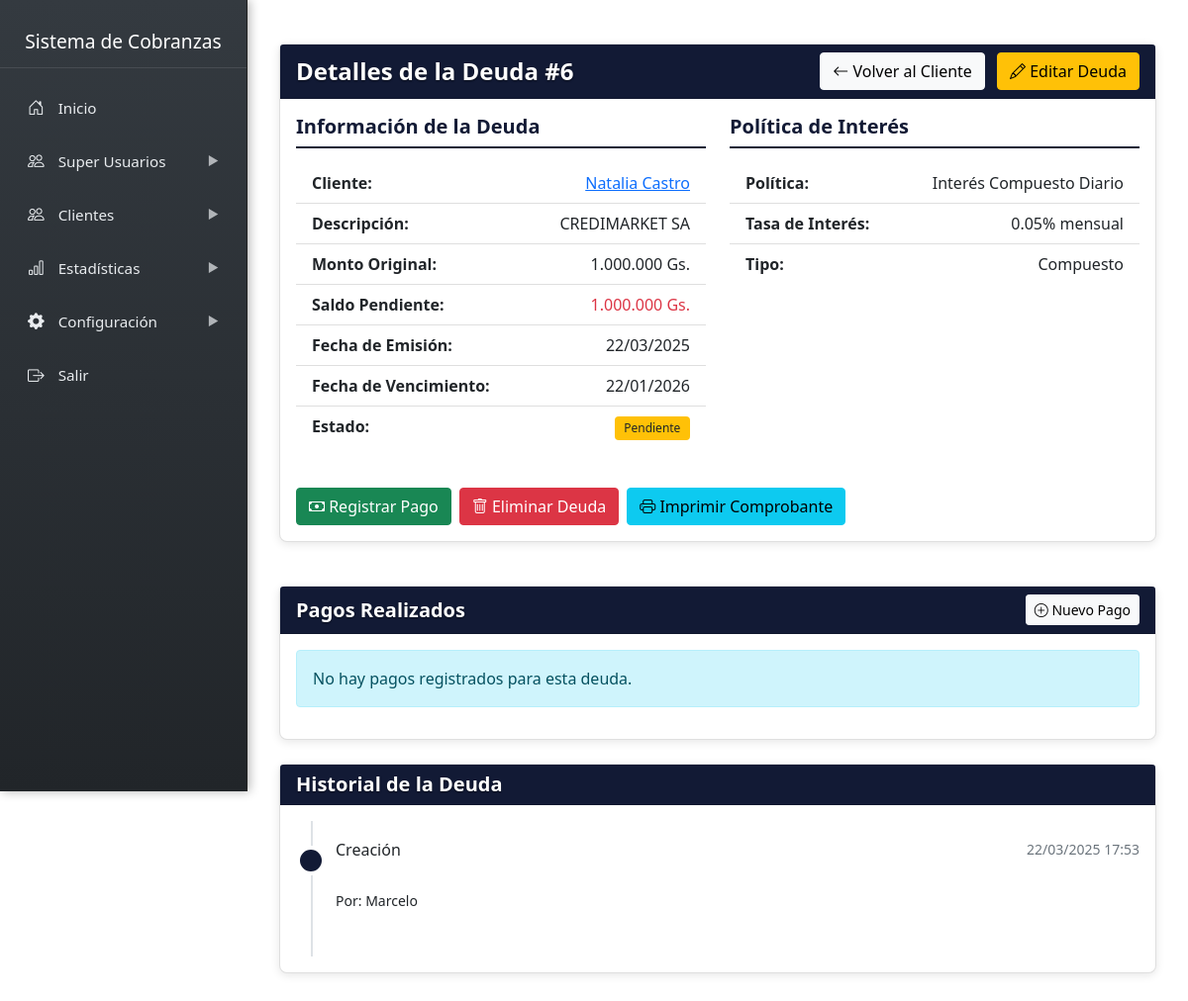
Page /gestor/sidebar/clientes/deudas/ver_deuda.php?id=6 on the committed database.
### tables this page shows
CREATE TABLE `deudas` (
  `id` int NOT NULL,
  `cliente_id` int NOT NULL,
  `politica_interes_id` int NOT NULL,
  `notas` text,
  `monto` decimal(12,2) NOT NULL,
  `cuotas` int NOT NULL DEFAULT '1',
  `fecha_emision` date NOT NULL,
  `saldo_pendiente` decimal(12,2) NOT NULL,
  `interes_acumulado` decimal(12,2) DEFAULT '0.00',
  `ultima_actualizacion_interes` date DEFAULT NULL,
  `descripcion` text,
  `fecha_vencimiento` date NOT NULL,
  `estado` enum('pendiente','pagado','vencido','cancelado') DEFAULT 'pendiente',
  `created_at` timestamp NULL DEFAULT CURRENT_TIMESTAMP,
  `monto_cuota` decimal(12,2) GENERATED ALWAYS AS ((`monto` / `cuotas`)) STORED
);

CREATE TABLE `clientes` (
  `id` int NOT NULL,
  `nombre` varchar(200) NOT NULL,
  `identificacion` varchar(20) DEFAULT NULL,
  `direccion` text,
  `ubicacion_link` text,
  `telefono` varchar(20) DEFAULT NULL,
  `email` varchar(100) DEFAULT NULL,
  `created_at` timestamp NULL DEFAULT CURRENT_TIMESTAMP,
  `imagen` varchar(255) NOT NULL DEFAULT 'default.png',
  `password` varchar(255) DEFAULT NULL
);

CREATE TABLE `politicas_interes` (
  `id` int NOT NULL,
  `nombre` varchar(100) NOT NULL,
  `tipo` enum('simple','compuesto','escalonado') NOT NULL,
  `periodo` enum('diario','mensual','anual') NOT NULL DEFAULT 'mensual',
  `tasa` decimal(5,2) NOT NULL,
  `tasa_escalonada_json` json DEFAULT NULL,
  `penalizacion_fija` decimal(12,2) DEFAULT NULL,
  `dias_penalizacion` int DEFAULT NULL,
  `fecha_inicio` date NOT NULL,
  `fecha_fin` date DEFAULT NULL,
  `activa` tinyint(1) DEFAULT '1',
  `created_at` timestamp NULL DEFAULT CURRENT_TIMESTAMP
);

CREATE TABLE `historial_deudas` (
  `id` int NOT NULL,
  `deuda_id` int NOT NULL,
  `usuario_id` int NOT NULL,
  `accion` varchar(50) NOT NULL,
  `detalle` text,
  `created_at` timestamp NULL DEFAULT CURRENT_TIMESTAMP
);

CREATE TABLE `usuarios` (
  `id` int NOT NULL,
  `rol_id` int NOT NULL,
  `nombre` varchar(100) NOT NULL,
  `email` varchar(100) NOT NULL,
  `password` varchar(255) NOT NULL,
  `activo` tinyint(1) DEFAULT '1',
  `created_at` timestamp NULL DEFAULT CURRENT_TIMESTAMP,
  `imagen` varchar(255) NOT NULL DEFAULT 'default.png',
  `last_activity` datetime DEFAULT CURRENT_TIMESTAMP
);

### gestor/sidebar/clientes/deudas/ver_deuda.php (the view, shortened to what this page needs)
<?php include '../../../../admin/include/sidebar.php'; ?>
<?php
require_once '../../cnx.php';
$deuda_id = $_GET['id'];
$query = "SELECT d.*, c.nombre as cliente_nombre, c.id as cliente_id,
          p.nombre as politica_nombre, p.tasa, p.tipo as politica_tipo
          FROM deudas d
          JOIN clientes c ON d.cliente_id = c.id
          JOIN politicas_interes p ON d.politica_interes_id = p.id
          WHERE d.id = ?";
$stmt = $conn->prepare($query);
$stmt->bind_param("i", $deuda_id);
$stmt->execute();
$result = $stmt->get_result();
$deuda = $result->fetch_assoc();
$query_pagos = "SELECT * FROM pagos WHERE deuda_id = ? ORDER BY fecha_pago DESC";
$stmt_pagos = $conn->prepare($query_pagos);
$stmt_pagos->bind_param("i", $deuda_id);
$stmt_pagos->execute();
$result_pagos = $stmt_pagos->get_result();
$query_historial = "SELECT h.*, u.nombre as usuario_nombre
                   FROM historial_deudas h
                   LEFT JOIN usuarios u ON h.usuario_id = u.id
                   WHERE h.deuda_id = ?
                   ORDER BY h.created_at DESC";
$stmt_historial = $conn->prepare($query_historial);
$stmt_historial->bind_param("i", $deuda_id);
$stmt_historial->execute();
$result_historial = $stmt_historial->get_result();
function formatMoney($amount) {
    return number_format($amount, 0, ',', '.') . ' Gs.';
}
?>
<div class="content-wrapper">
    <div class="container mt-4">
        <div class="row">
            <div class="col-md-12 mb-4">
                <div class="card">
                    <div class="card-header bg-custom text-white d-flex justify-content-between align-items-center">
                        <h4 class="mb-0">Detalles de la Deuda #<?php echo $deuda_id; ?></h4>
                        <div>
                            <a href="../cliente_datos.php?id=<?php echo $deuda['cliente_id']; ?>" class="btn btn-light me-2">
                                <i class="bi bi-arrow-left"></i> Volver al Cliente
                            </a>
                            <a href="editar_deuda.php?id=<?php echo $deuda_id; ?>" class="btn btn-warning">
                                <i class="bi bi-pencil"></i> Editar Deuda
                            </a>
                        </div>
                    </div>
                    <div class="card-body">
                        <div class="row">
                            <div class="col-md-6">
                                <h5 class="info-section-title">Información de la Deuda</h5>
                                <ul class="list-group mb-4">
                                    <li class="list-group-item d-flex justify-content-between">
                                        <strong>Cliente:</strong>
                                        <a href="../cliente_datos.php?id=<?php echo $deuda['cliente_id']; ?>">
                                            <?php echo htmlspecialchars($deuda['cliente_nombre']); ?>
                                        </a>
                                    </li>
                                    <li class="list-group-item d-flex justify-content-between">
                                        <strong>Descripción:</strong>
                                        <span><?php echo htmlspecialchars($deuda['descripcion']); ?></span>
                                    </li>
                                    <li class="list-group-item d-flex justify-content-between">
                                        <strong>Monto Original:</strong>
                                        <span><?php echo formatMoney($deuda['monto']); ?></span>
                                    </li>
                                    <li class="list-group-item d-flex justify-content-between">
                                        <strong>Saldo Pendiente:</strong>
                                        <span class="<?php echo ($deuda['estado'] == 'pagado') ? 'text-success' : 'text-danger'; ?>">
                                            <?php echo formatMoney($deuda['saldo_pendiente']); ?>
                                        </span>
                                    </li>
                                    <li class="list-group-item d-flex justify-content-between">
                                        <strong>Fecha de Emisión:</strong>
                                        <span><?php echo date('d/m/Y', strtotime($deuda['fecha_emision'])); ?></span>
                                    </li>
                                    <li class="list-group-item d-flex justify-content-between">
                                        <strong>Fecha de Vencimiento:</strong>
                                        <span><?php echo date('d/m/Y', strtotime($deuda['fecha_vencimiento'])); ?></span>
                                    </li>
                                    <li class="list-group-item d-flex justify-content-between">
                                        <strong>Estado:</strong>
                                        <span>
                                            <?php if($deuda['estado'] == 'pendiente'): ?>
                                                <span class="badge bg-warning text-dark">Pendiente</span>
                                            <?php elseif($deuda['estado'] == 'pagado'): ?>
                                                <span class="badge bg-success">Pagado</span>
                                            <?php elseif($deuda['estado'] == 'vencido'): ?>
                                                <span class="badge bg-danger">Vencido</span>
                                            <?php endif; ?>
                                        </span>
                                    </li>
                                </ul>
                            </div>
                            <div class="col-md-6">
                                <h5 class="info-section-title">Política de Interés</h5>
                                <ul class="list-group mb-4">
                                    <li class="list-group-item d-flex justify-content-between">
                                        <strong>Política:</strong>
                                        <span><?php echo htmlspecialchars($deuda['politica_nombre']); ?></span>
                                    </li>
                                    <li class="list-group-item d-flex justify-content-between">
                                        <strong>Tasa de Interés:</strong>
                                        <span><?php echo $deuda['tasa']; ?>% mensual</span>
                                    </li>
                                    <li class="list-group-item d-flex justify-content-between">
                                        <strong>Tipo:</strong>
                                        <span><?php echo ucfirst(htmlspecialchars($deuda['politica_tipo'])); ?></span>
                                    </li>
                                </ul>
                            </div>
                        </div>
                        <div class="row mt-3">
                            <div class="col-md-12">
                                <div class="d-flex gap-2">
                                    <?php if($deuda['estado'] != 'pagado'): ?>
                                    <a href="registrar_pago.php?deuda_id=<?php echo $deuda_id; ?>" class="btn btn-success">
                                        <i class="bi bi-cash"></i> Registrar Pago
                                    </a>
                                    <?php endif; ?>
                                    <a href="eliminar_deuda.php?id=<?php echo $deuda_id; ?>" class="btn btn-danger" onclick="return confirm('¿Estás seguro de que deseas eliminar esta deuda? Esta acción no se puede deshacer.')">
                                        <i class="bi bi-trash"></i> Eliminar Deuda
                                    </a>
                                    <button type="button" class="btn btn-info" onclick="imprimirComprobante()">
                                        <i class="bi bi-printer"></i> Imprimir Comprobante
                                    </button>
                                </div>
                            </div>
                        </div>
                    </div>
                </div>
            </div>
        </div>
        <div class="card mb-4">
            <div class="card-header bg-custom text-white d-flex justify-content-between align-items-center">
                <h5 class="mb-0">Pagos Realizados</h5>
                <?php if($deuda['estado'] != 'pagado'): ?>
                <a href="registrar_pago.php?deuda_id=<?php echo $deuda_id; ?>" class="btn btn-light btn-sm">
                    <i class="bi bi-plus-circle"></i> Nuevo Pago
                </a>
                <?php endif; ?>
            </div>
            <div class="card-body">
                <?php if($result_pagos->num_rows > 0): ?>
                    <div class="table-responsive">
                        <table class="table table-hover">
                            <thead>
                                <tr>
                                    <th>ID</th>
                                    <th>Fecha</th>
                                    <th>Monto</th>
                                    <th>Método</th>
                                    <th>Comprobante</th>
                                    <th>Acciones</th>
                                </tr>
                            </thead>
                            <tbody>
                                <?php while($pago = $result_pagos->fetch_assoc()): ?>
                                <tr>
                                    <td><?php echo $pago['id']; ?></td>
                                    <td><?php echo date('d/m/Y', strtotime($pago['fecha_pago'])); ?></td>
                                    <td><?php echo formatMoney($pago['monto_pagado']); ?></td>
                                    <td><?php echo htmlspecialchars($pago['metodo_pago']); ?></td>
                                    <td>
                                        <?php if(!empty($pago['comprobante'])): ?>
                                            <a href="#" class="btn btn-sm btn-outline-info" onclick="verComprobante('<?php echo htmlspecialchars($pago['comprobante']); ?>')">
                                                Ver Comprobante
                                            </a>
                                        <?php else: ?>
                                            <span class="text-muted">Sin comprobante</span>
                                        <?php endif; ?>
                                    </td>
                                    <td>
                                        <div class="btn-group" role="group">
                                            <button class="btn btn-sm btn-danger" onclick="eliminarPago(<?php echo $pago['id']; ?>)">
                                                <i class="bi bi-trash"></i>
                                            </button>
                                        </div>
                                    </td>
                                </tr>
                                <?php endwhile; ?>
                            </tbody>
                        </table>
                    </div>
                <?php else: ?>
                    <div class="alert alert-info">
                        No hay pagos registrados para esta deuda.
                    </div>
                <?php endif; ?>
            </div>
        </div>
        <div class="card mb-4">
            <div class="card-header bg-custom text-white">
                <h5 class="mb-0">Historial de la Deuda</h5>
            </div>
            <div class="card-body">
                <?php if($result_historial->num_rows > 0): ?>
                    <div class="timeline">
                        <?php while($historial = $result_historial->fetch_assoc()): ?>
                            <div class="timeline-item">
                                <div class="timeline-marker"></div>
                                <div class="timeline-content">
                                    <h6 class="timeline-title">
                                        <?php echo ucfirst($historial['accion']); ?>
                                        <small class="text-muted"><?php echo date('d/m/Y H:i', strtotime($historial['created_at'])); ?></small>
                                    </h6>
                                    <p class="timeline-text">
                                        <?php if(!empty($historial['usuario_nombre'])): ?>
                                            <br><small>Por: <?php echo htmlspecialchars($historial['usuario_nombre']); ?></small>
                                        <?php endif; ?>
                                    </p>
                                </div>
                            </div>
                        <?php endwhile; ?>
                    </div>
                <?php else: ?>
                    <div class="alert alert-info">
                        No hay registros en el historial de esta deuda.
                    </div>
                <?php endif; ?>
            </div>
        </div>
    </div>
</div>

### rows in the picture
deudas: cliente.nombre "Natalia Castro", descripcion "CREDIMARKET SA", monto "1.000.000 Gs.", saldo_pendiente "1.000.000 Gs.", fecha_emision "22/03/2025", fecha_vencimiento "22/01/2026", politica_interes.nombre "Interés Compuesto Diario", politica_interes.tasa "0.05", politica_interes.tipo "Compuesto"
historial_deudas: accion "Creación", created_at "22/03/2025 17:53", usuario.nombre "Marcelo"

### other values in the picture
$deuda_id "6"
